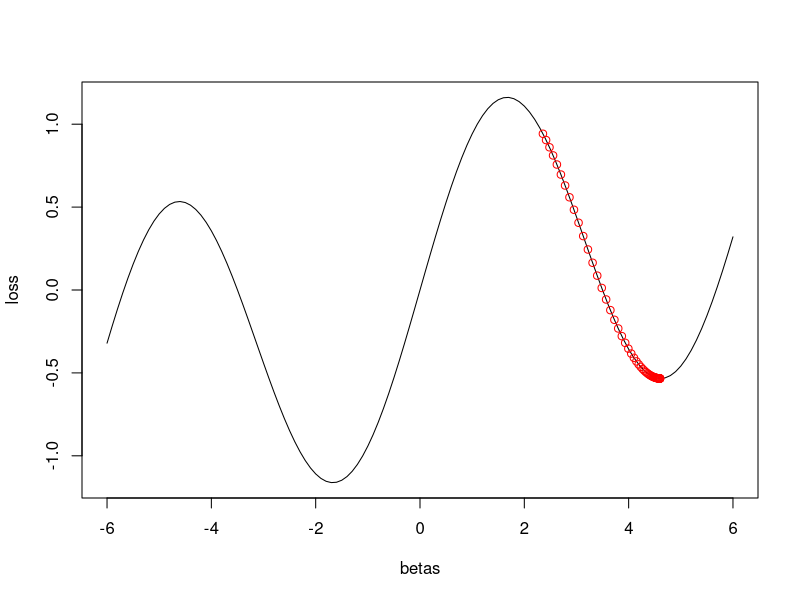
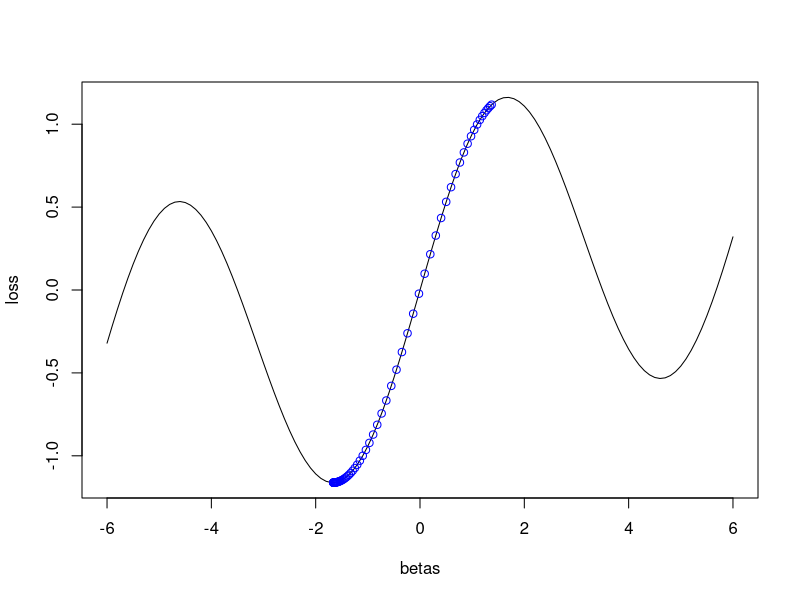

Write the R code that produced these figures, in order.
# 6. Consider the simple function R(β) = sin(β) + β/10.
# (a) Draw a graph of this function over the range β ∈ [−6, 6].
# (b) What is the derivative of this function?
# (c) Given β0 = 2.3, run gradient descent to find a local minimum
# of R(β) using a learning rate of ρ = 0.1. Show each of β0, β1, . . .
# in your plot, as well as the final answer.
# (d) Repeat with β0 = 1.4.

rm(list = ls())
loss_function <- function(b) {
    out <- sin(b) + (b / 10)
    return(out)
}

# a
betas <- seq(from = -6, to = 6, by = 0.1)
loss <- loss_function(b = betas)
plot(x = betas, y = loss, type = "l")

# b
loss_function_derivative <- function(b) {
    return(cos(b) + (1 / 10))
}

# c
gradient_desc <- function(b, learn_rate, conv_threshold, n, max_iter) {
    derivative <- loss_function_derivative(b = b)
    cat("derivative input:", derivative, "\n")
    step_size <- derivative * learn_rate
    cat("step size", step_size, "\n")
    counter <- 0
    bs_out <- rep(x = NA, times = max_iter)

    while (abs(step_size) > conv_threshold) {
        b <- b - step_size
        cat("newb", b, "\n")
        derivative <- loss_function_derivative(b = b)
        cat("derivative", derivative, "\n")
        step_size <- derivative * learn_rate
        cat("step size", step_size, "\n")
        if (counter == max_iter) {
            break
        }
        counter <- counter + 1
        bs_out[counter] <- b
    }
    return(bs_out[!is.na(bs_out)])
}
betas_out <- gradient_desc(
    b = 2.3, learn_rate = 0.1,
    conv_threshold = 0.001, max_iter = 1000
)
points(x = betas_out, y = loss_function(b = betas_out), col = "red", pch = 1)

# d
betas_out <- gradient_desc(
    b = 1.4, learn_rate = 0.1,
    conv_threshold = 0.001, max_iter = 1000
)
plot(x = betas, y = loss, type = "l")
points(x = betas_out, y = loss_function(b = betas_out), col = "blue", pch = 1)
